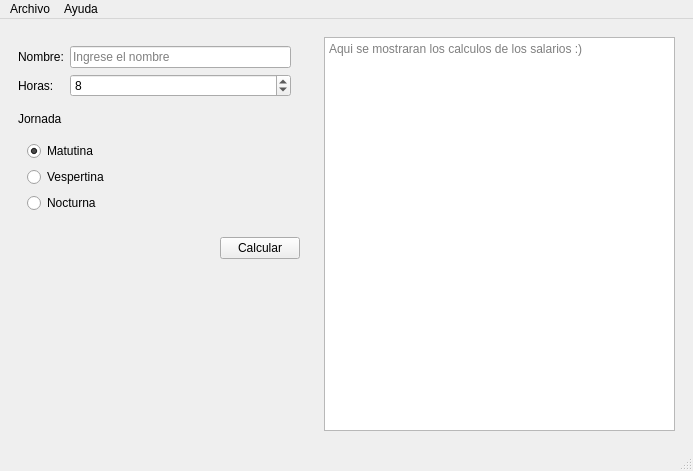
<?xml version="1.0" encoding="UTF-8"?>
<ui version="4.0">
 <class>Salario</class>
 <widget class="QMainWindow" name="Salario">
  <property name="geometry">
   <rect>
    <x>0</x>
    <y>0</y>
    <width>693</width>
    <height>471</height>
   </rect>
  </property>
  <property name="windowTitle">
   <string>Salario</string>
  </property>
  <widget class="QWidget" name="centralwidget">
   <layout class="QHBoxLayout" name="horizontalLayout_2">
    <item>
     <widget class="QWidget" name="widget" native="true">
      <property name="sizePolicy">
       <sizepolicy hsizetype="Fixed" vsizetype="Preferred">
        <horstretch>0</horstretch>
        <verstretch>0</verstretch>
       </sizepolicy>
      </property>
      <property name="minimumSize">
       <size>
        <width>300</width>
        <height>0</height>
       </size>
      </property>
      <layout class="QVBoxLayout" name="verticalLayout_2">
       <item>
        <widget class="QWidget" name="widget_3" native="true">
         <layout class="QFormLayout" name="formLayout">
          <property name="leftMargin">
           <number>0</number>
          </property>
          <item row="0" column="0">
           <widget class="QLabel" name="label">
            <property name="styleSheet">
             <string notr="true">color: rgb(0, 0, 0);</string>
            </property>
            <property name="text">
             <string>Nombre:</string>
            </property>
           </widget>
          </item>
          <item row="0" column="1">
           <widget class="QLineEdit" name="inName">
            <property name="placeholderText">
             <string notr="true">Ingrese el nombre</string>
            </property>
           </widget>
          </item>
          <item row="1" column="0">
           <widget class="QLabel" name="label_2">
            <property name="styleSheet">
             <string notr="true">color: rgb(0, 0, 0);</string>
            </property>
            <property name="text">
             <string>Horas:</string>
            </property>
           </widget>
          </item>
          <item row="1" column="1">
           <widget class="QSpinBox" name="inHour">
            <property name="maximum">
             <number>50</number>
            </property>
            <property name="singleStep">
             <number>2</number>
            </property>
            <property name="value">
             <number>8</number>
            </property>
           </widget>
          </item>
         </layout>
        </widget>
       </item>
       <item>
        <widget class="QLabel" name="label_3">
         <property name="text">
          <string>Jornada</string>
         </property>
        </widget>
       </item>
       <item>
        <widget class="QWidget" name="widget_4" native="true">
         <layout class="QVBoxLayout" name="verticalLayout">
          <item>
           <widget class="QRadioButton" name="inMatutino">
            <property name="text">
             <string>Matutina</string>
            </property>
            <property name="checkable">
             <bool>true</bool>
            </property>
            <property name="checked">
             <bool>true</bool>
            </property>
            <property name="autoRepeat">
             <bool>false</bool>
            </property>
           </widget>
          </item>
          <item>
           <widget class="QRadioButton" name="inVespertina">
            <property name="text">
             <string>Vespertina</string>
            </property>
           </widget>
          </item>
          <item>
           <widget class="QRadioButton" name="inNocturna">
            <property name="text">
             <string>Nocturna</string>
            </property>
           </widget>
          </item>
         </layout>
        </widget>
       </item>
       <item>
        <widget class="QWidget" name="widget_5" native="true">
         <layout class="QHBoxLayout" name="horizontalLayout">
          <property name="rightMargin">
           <number>0</number>
          </property>
          <item>
           <spacer name="horizontalSpacer">
            <property name="orientation">
             <enum>Qt::Horizontal</enum>
            </property>
            <property name="sizeHint" stdset="0">
             <size>
              <width>184</width>
              <height>20</height>
             </size>
            </property>
           </spacer>
          </item>
          <item>
           <widget class="QPushButton" name="cmdCalcular">
            <property name="text">
             <string>Calcular</string>
            </property>
           </widget>
          </item>
         </layout>
        </widget>
       </item>
       <item>
        <spacer name="verticalSpacer">
         <property name="orientation">
          <enum>Qt::Vertical</enum>
         </property>
         <property name="sizeHint" stdset="0">
          <size>
           <width>20</width>
           <height>156</height>
          </size>
         </property>
        </spacer>
       </item>
      </layout>
     </widget>
    </item>
    <item>
     <widget class="QWidget" name="widget_2" native="true">
      <layout class="QGridLayout" name="gridLayout">
       <item row="0" column="0">
        <widget class="QPlainTextEdit" name="outResult">
         <property name="readOnly">
          <bool>true</bool>
         </property>
         <property name="placeholderText">
          <string>Aqui se mostraran los calculos de los salarios :)</string>
         </property>
        </widget>
       </item>
      </layout>
     </widget>
    </item>
   </layout>
  </widget>
  <widget class="QMenuBar" name="menubar">
   <property name="geometry">
    <rect>
     <x>0</x>
     <y>0</y>
     <width>693</width>
     <height>20</height>
    </rect>
   </property>
   <widget class="QMenu" name="menuArchivo">
    <property name="title">
     <string>Archivo</string>
    </property>
    <addaction name="actionNuevo"/>
    <addaction name="actionAbrir"/>
    <addaction name="actionGuardar"/>
    <addaction name="separator"/>
    <addaction name="actionCalcular"/>
    <addaction name="separator"/>
    <addaction name="actionSalir"/>
   </widget>
   <widget class="QMenu" name="menuAyuda">
    <property name="title">
     <string>Ayuda</string>
    </property>
    <addaction name="actionAcerca_de_salarios"/>
    <addaction name="actionFino_se_ores"/>
   </widget>
   <addaction name="menuArchivo"/>
   <addaction name="menuAyuda"/>
  </widget>
  <widget class="QStatusBar" name="statusbar"/>
  <action name="actionNuevo">
   <property name="text">
    <string>Nuevo</string>
   </property>
  </action>
  <action name="actionAbrir">
   <property name="text">
    <string>Abrir</string>
   </property>
  </action>
  <action name="actionGuardar">
   <property name="text">
    <string>Guardar</string>
   </property>
  </action>
  <action name="actionAcerca_de_salarios">
   <property name="text">
    <string>Acerca de salarios</string>
   </property>
  </action>
  <action name="actionCalcular">
   <property name="text">
    <string>Calcular</string>
   </property>
  </action>
  <action name="actionSalir">
   <property name="text">
    <string>Salir</string>
   </property>
  </action>
  <action name="actionFino_se_ores">
   <property name="text">
    <string>Fino señores</string>
   </property>
  </action>
 </widget>
 <resources/>
 <connections/>
</ui>
